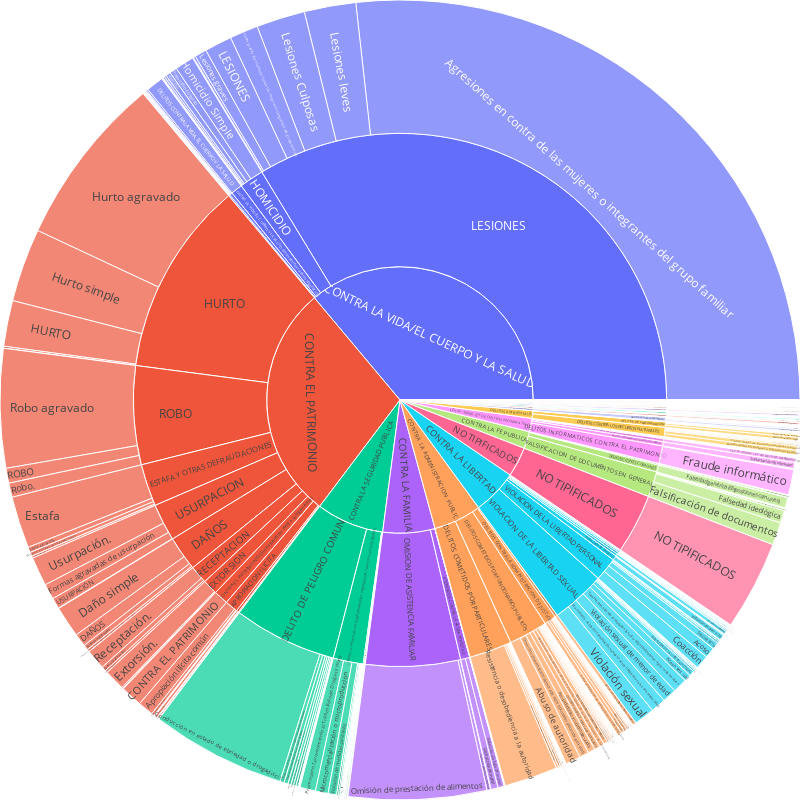

Notebook code for this chart:
### Code cell
fig = px.sunburst(
    gsgwa,
    path=['generico', 'subgenerico', 'des_articulo'],
    values='cantidad',
    width=800,  # Ajusta el ancho de la figura
    height=800  # Ajusta la altura de la figura
)
fig.update_layout(margin=dict(t=0, l=0, r=0, b=0))  # Ajusta los márgenes
fig.show()

### Figure 1 — Plotly figure (JSON) as saved in the notebook; plotly's stock layout.template omitted (floating-point values rounded to 4 significant figures; data arrays with more than 128 entries replaced by an {"elided": "..."} marker saying what was removed)
{"data": [{"branchvalues": "total", "domain": {"x": [0, 1], "y": [0, 1]}, "hovertemplate": "labels=%{label}<br>cantidad=%{value}<br>parent=%{parent}<br>id=%{id}<extra></extra>", "ids": {"elided": "735 str values"}, "labels": {"elided": "735 str values"}, "name": "", "parents": {"elided": "735 str values"}, "type": "sunburst", "values": {"elided": "735 int values"}}], "layout": {"height": 800, "legend": {"tracegroupgap": 0}, "margin": {"b": 0, "l": 0, "r": 0, "t": 0}, "width": 800}}
